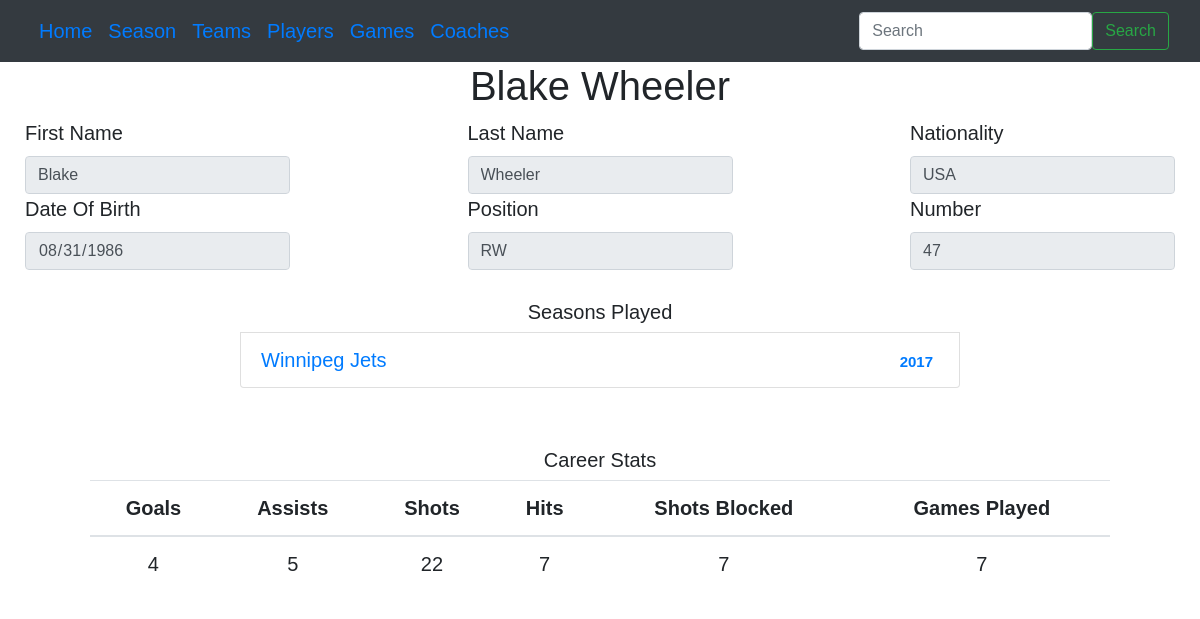
Screenshot of /players/8471218 with the database file from the repository.
### tables this page shows
CREATE TABLE Player (
    playerid INTEGER PRIMARY KEY,
    first_name TEXT,
    last_name TEXT,
    dateofbirth DATE,
    nationality TEXT,
    position TEXT,
    number INTEGER CHECK (number BETWEEN 0 AND 99)
);

CREATE TABLE plays_for (
    year INTEGER NOT NULL,
    playerid INTEGER NOT NULL,
    teamid INTEGER NOT NULL,
    PRIMARY KEY (year, playerid, teamid),
    FOREIGN KEY (year) REFERENCES Season (year),
    FOREIGN KEY (playerid) REFERENCES Player (playerid),
    FOREIGN KEY (teamid) REFERENCES Team (teamid)
);

CREATE TABLE Team (
    teamid INTEGER PRIMARY KEY,
    name TEXT,
    location TEXT
);

### flaskr/player.py (the view)
@bp.route('/players/<int:id>')
def player(id):
    db = get_db()
    params_dict = {"id":id}
    cursor = db.execute(player_query2,params_dict)
    db.commit()
    players = []
    for result in cursor:
        players.append(result)
    cursor = db.execute(player_played_season_query,params_dict)
    db.commit()
    seasons = []
    for result in cursor:
        seasons.append(result)
    return render_template("player/player.html", player=players[0], seasons = seasons)

### flaskr/db.py (called while the page is built)
def get_db():
    if 'db' not in g:
        g.db = sqlite3.connect(
            current_app.config['DATABASE'],
            detect_types=sqlite3.PARSE_DECLTYPES
        )
        g.db.row_factory = sqlite3.Row
    return g.db

### flaskr/templates/player/player.html (shortened to what this page needs)
{% extends 'base.html' %}
{% block header %}
  <h1 class="headtitle">{% block title %}{{player[1]}} {{player[2]}}{% endblock %}</h1>
{% endblock %}
{% block content %}
<form>
    <div class="row g-3" style="justify-content: space-between; margin-left: 10px; margin-right: 10px;">
        <div class="col-md-3">
          <label for="inputEmail4" class="form-label">First Name</label>
          <input type="text" class="form-control" readonly placeholder="First name" aria-label="First name" value={{player[1]}}>
        </div>
        <div class="col-md-3">
          <label for="inputPassword4" class="form-label">Last Name</label>
          <input type="text" class="form-control" readonly placeholder="Last name" aria-label="Last name" value="{{player[2]}}">
        </div>
        <div class="col-md-3">
            <label for="inputEmail4" class="form-label">Nationality</label>
            <input type="text" class="form-control" readonly placeholder="Nationality" aria-label="Nationality" value="{{player[4]}}">
        </div>
      </div>
    <div class="row g-3" style="justify-content: space-between; margin-left: 10px; margin-right: 10px;">
        <div class="col-md-3">
            <label for="inputPassword4" class="form-label">Date Of Birth</label>
            <input type="date" class="form-control" readonly placeholder="DOB" aria-label="DOB" value="{{player[3]}}">
        </div>
        <div class="col-md-3">
            <label for="inputEmail4" class="form-label">Position</label>
            <input type="text" class="form-control" readonly placeholder="Position" aria-label="Position" value="{{player[5]}}">
        </div>
        <div class="col-md-3">
            <label for="inputEmail4" class="form-label">Number</label>
            <input type="number" class="form-control" readonly placeholder="Number" aria-label="Number" value="{{player[6]}}">
        </div>
    </div>
</form>
<br>
<H5 style="text-align: center;">Seasons Played</H5>
<div style="justify-content: center; width: 100%;">
{% for season in seasons %}
    <li class="list-group-item d-flex justify-content-between align-items-center" style="width: 60%; margin-left: 20%;">
      <a href="{{url_for('team.teams')}}/{{season[2]}}">{{season[1]}}</a>
    <a href="{{url_for('season.seasons')}}/{{season[0]}}/{{season[2]}}">
      <span class="badge text-bg-primary rounded-pill">{{season[0]}}</span>
    </a>
{% endfor %}
</div>
<br>
<br>
<div class="text-center mx-auto" style="width: 85%;">
  <h5>Career Stats</h5>
  {% if player[5] == 'G'%}
  <table class="table">
    <thead>
        <tr>
        <th scope="col">Saves</th>
        <th scope="col">Shots Faced</th>
        <th scope="col">Goals Conceded</th>
        <th scope="col">Save Percentage</th>
        <th scope="col">Shutouts</th>
        </tr>
    </thead>
    <tbody>
    <tr>
    <td>{{player[16]}}</td>
    <td>{{player[15]}}</td>
    <td>{{player[17]}}</td>
    <td>{{player[19]}}</td>
    <td>{{player[18]}}</td>
    </tr>
    </ul>
  {% else %}
  <table class="table">
    <thead>
        <tr>
        <th scope="col">Goals</th>
        <th scope="col">Assists</th>
        <th scope="col">Shots</th>
        <th scope="col">Hits</th>
        <th scope="col">Shots Blocked</th>
        <th scope="col">Games Played</th>
        </tr>
    </thead>
    <tbody>
    <tr>
    <td>{{player[9]}}</td>
    <td>{{player[10]}}</td>
    <td>{{player[8]}}</td>
    <td>{{player[11]}}</td>
    <td>{{player[12]}}</td>
    <td>{{player[13]}}</td>
    </tr>
  {% endif %}
</div>
{% endblock %}

### flaskr/static/style.css (style rules this page uses)
body { font-size: 15pt; font-family: arial; }

### rows the page displays
Player: first_name "Blake", last_name "Wheeler", nationality "USA", dateofbirth "08/31/1986", position "RW", number "47"
plays_for: name "Winnipeg Jets", year "2017"

### other values shown
{{ player[9] }} "4"
{{ player[10] }} "5"
{{ player[8] }} "22"
{{ player[11] }} "7"
{{ player[12] }} "7"
{{ player[13] }} "7"
